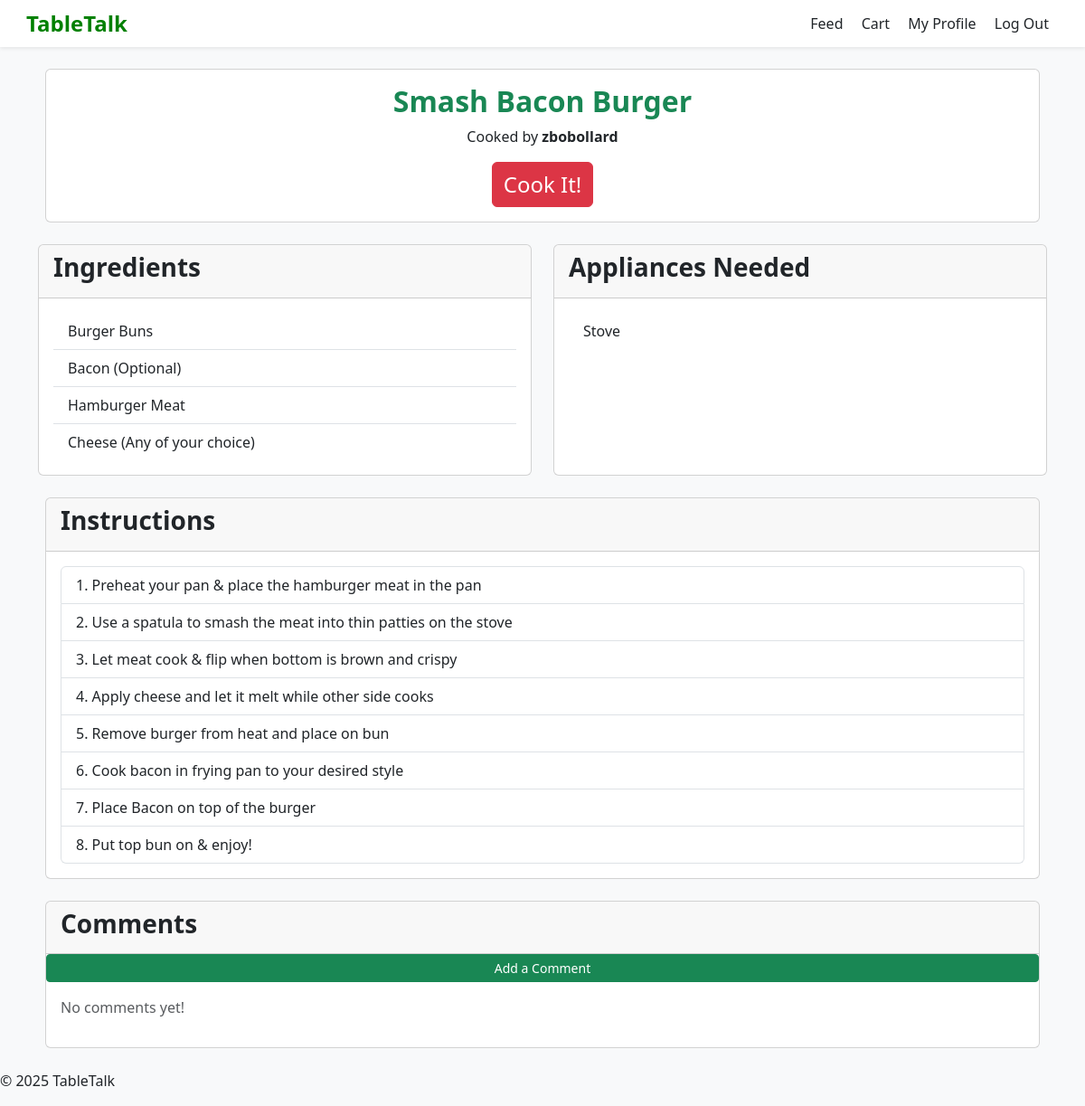
The app's page /view_recipe/3 (signed in), older data.
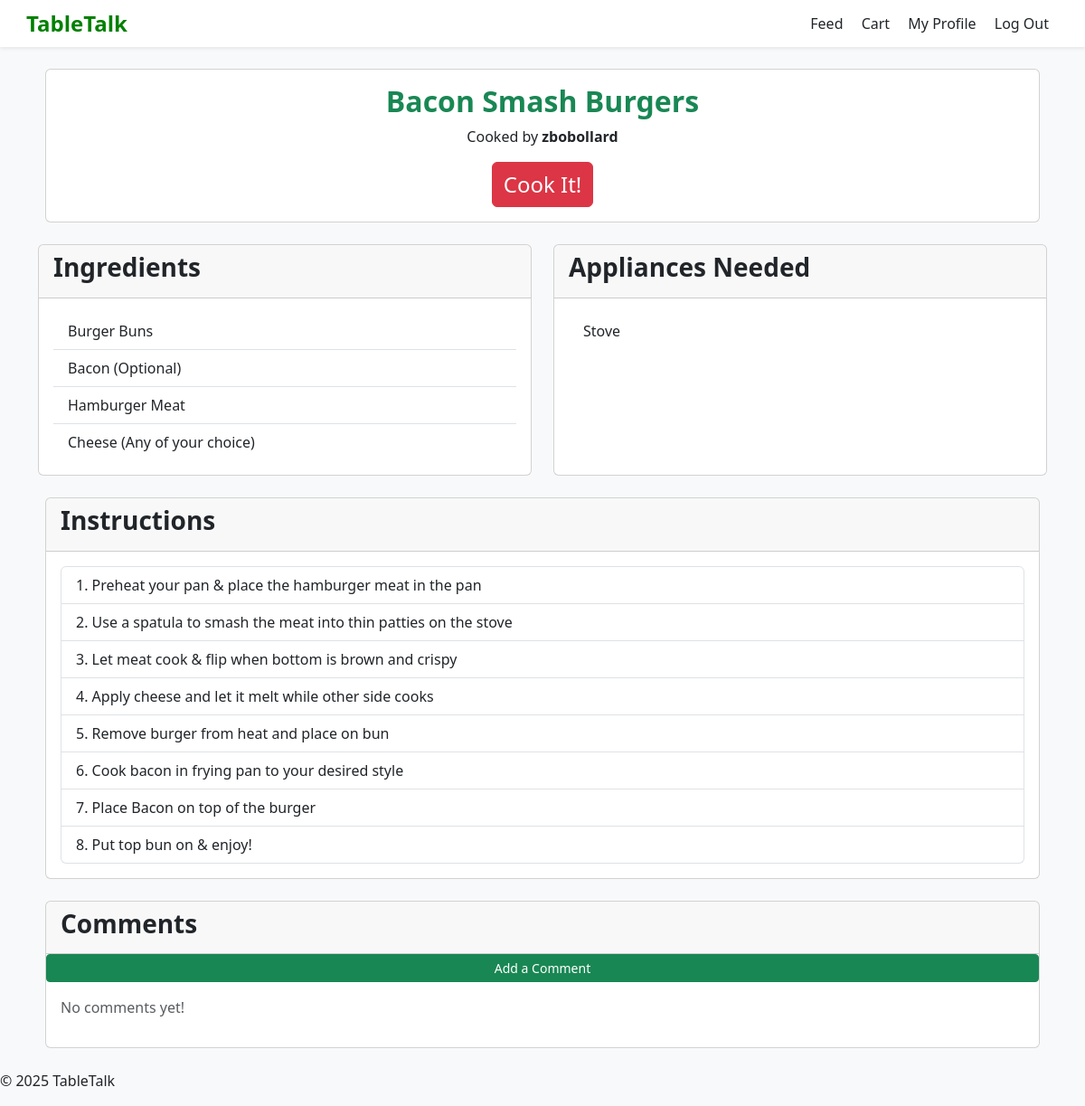
The same page, newer data.
### tables this page shows
CREATE TABLE posts
(
    id INTEGER PRIMARY KEY AUTOINCREMENT,
    user_id INTEGER NOT NULL,
    title TEXT NOT NULL,
    category TEXT,
    steps TEXT,
    ingredients TEXT,
    appliances TEXT,
    username TEXT,
    FOREIGN KEY (user_id) REFERENCES users(id)
);

### app.py (the view)
@app.route('/view_recipe/<int:recipe_id>', methods=['GET', 'POST'])
def view_recipe(recipe_id):
    db = get_db()
    recipe = db.execute('SELECT * FROM posts WHERE id = ?',
                        (recipe_id,)).fetchone()
    if recipe is None:
        flash("Recipe not found", "error")
        return redirect(url_for('show_feed'))
    ingredients = recipe['ingredients'].split('\n') if recipe['ingredients'] else []
    instructions = recipe['steps'].strip().split('\n') if recipe['steps'] else []
    appliances = recipe['appliances'].split('\n') if recipe['steps'] else []
    comments = db.execute("SELECT * FROM comments WHERE recipe_id = ? ORDER BY id DESC", (recipe_id,)).fetchall()
    return render_template('recipe_card.html', recipe=recipe, ingredients=ingredients, instructions=instructions, appliances=appliances, comments=comments)

### app.py (called while the page is built)
def connect_db():
    rv = sqlite3.connect(app.config['DATABASE'])
    rv.row_factory = sqlite3.Row
    return rv

def get_db():
    if not hasattr(g, 'sqlite_db'):
        g.sqlite_db = connect_db()
    return g.sqlite_db

### templates/recipe_card.html (shortened to what the changed rows need)
{% extends "layout.html" %}
{% block content %}
<main class="container">
    <div class="card mb-4 mt-4 mx-2">
        <div class="card-body">
            <h2 class="mb-2 text-success text-center"><strong>{{ recipe.title }}</strong></h2>
            <p style="text-align:center">Cooked by <strong>{{ recipe.username }}</strong></p>
        </div>
    </div>
    <article class="recipe-detail">
        <div class="row">
            <div class="col-md-6 mb-4">
                <div class="card h-100">
                    <div class="card-body">
                        {% if appliances %}
                            <ul class="list-group list-group-flush">
                                {% for appliance in appliances %}
                                    <li class="list-group-item">{{ appliance }}</li>
                                {% endfor %}
                            </ul>
                        {% else %}
                            <p class="text-muted">No Appliances Listed</p>
                        {% endif %}
                    </div>
                    </div>
                </div>
            </div> <! end row div>
        </article>
    </main>
{% endblock %}

Row changes from the older to the newer data that the page shows:
changed posts "Stove": title "Smash Bacon Burger" → "Bacon Smash Burgers"
